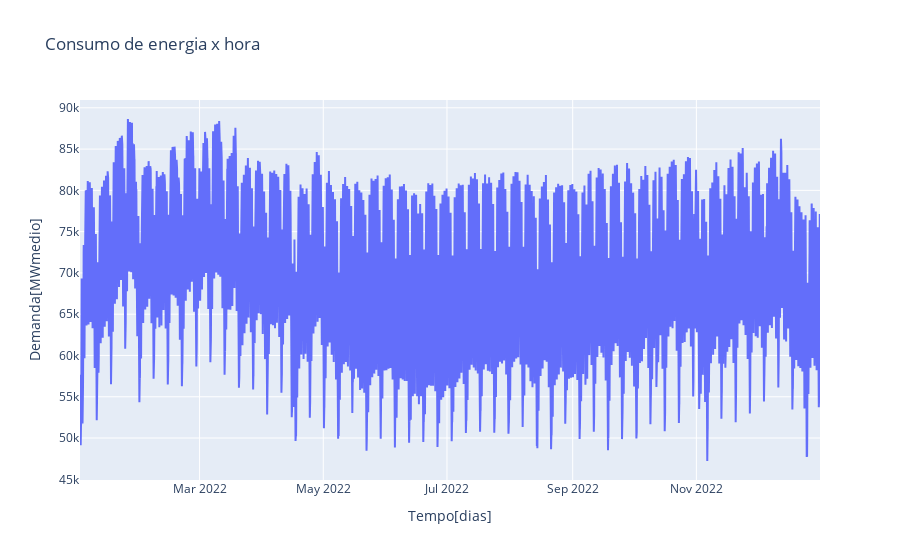

Notebook code cell kept with this figure:
### Code cell
def criar_serie_temporal(dados, inicio, passo=4):
    """
    Função para criar uma série temporal reduzida.
    :param dados: lista ou série original de dados.
    :param inicio: índice inicial para começar a seleção.
    :param passo: passo para seleção dos elementos. Padrão é 4.
    :return: pd.Series com elementos selecionados.
    """
    selecionados = []
    for i in range(passo - inicio, len(dados), passo):
        selecionados.append(dados[i])

    return pd.Series(selecionados)

# Define o vetor de tempo para o "eixo x" do gráfico.
tempo_temp = criar_serie_temporal(Tempo, inicio=0)
# Coleta os dados dos consumos de energia da região Norte.
energia_horaria_n_temp = criar_serie_temporal(Energia_horaria_N, inicio=0)
# Coleta os dados dos consumos de energia da região Nordeste.
energia_horaria_ne_temp = criar_serie_temporal(Energia_horaria_NE, inicio=3)
# Coleta os dados dos consumos de energia da região Sul.
energia_horaria_s_temp = criar_serie_temporal(Energia_horaria_S, inicio=2)
# Coleta os dados dos consumos de energia da região Sudeste.
energia_horaria_se_temp = criar_serie_temporal(Energia_horaria_SE, inicio=1)

# Soma todas as energias e traça a média do consumo de energia anual.
if flag == 1:
    flag = 0
    Energia_horaria_N = energia_horaria_n_temp
    Energia_horaria_NE = energia_horaria_ne_temp
    Energia_horaria_S = energia_horaria_s_temp
    Energia_horaria_SE = energia_horaria_se_temp
    Energia_horaria = Energia_horaria_N + Energia_horaria_NE + Energia_horaria_S + Energia_horaria_SE
    Tempo = tempo_temp
    Energia_horaria.iloc[-1] = np.mean(Energia_horaria)

# Figura do gráfico "Consumo de energia x hora" em 1 ano.
fig = grafico_interativo_linha(tempo_temp, Energia_horaria, "Tempo[dias]", "Demanda[MWmedio]", "Consumo de energia x hora")

# Função de wrapper para o clique do botão
def ao_clicar_no_botao(b):
    exportar_para_pdf(fig)
    try:
        pass
      # files.download('imagens/grafico.pdf')
    except:
      print("Não foi possível baixar o arquivo")

print("Figura 1 - Demanda sem média móvel [MWmedio]")

# Criar e exibir o botão
botao = Button(description="Exportar para PDF")
botao.on_click(ao_clicar_no_botao)
display(botao)

print("OBS.: Para baixar arquivos é necessário desativar ADBlockers na página.")

### Figure 1 — Plotly figure (JSON) as saved in the notebook; plotly's stock layout.template omitted (floating-point values rounded to 4 significant figures; data arrays with more than 128 entries replaced by an {"elided": "..."} marker saying what was removed)
{"data": [{"mode": "lines", "name": "", "type": "scatter", "x": {"elided": "8759 str values"}, "y": {"elided": "8760 float values"}}], "layout": {"legend": {"title": {"text": "Legenda"}}, "title": {"text": "Consumo de energia x hora"}, "xaxis": {"title": {"text": "Tempo[dias]"}}, "yaxis": {"title": {"text": "Demanda[MWmedio]"}}}}
